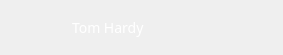
<?xml version="1.0" encoding="UTF-8"?>
<ui version="4.0">
 <class>UserListItem</class>
 <widget class="QWidget" name="UserListItem">
  <property name="geometry">
   <rect>
    <x>0</x>
    <y>0</y>
    <width>283</width>
    <height>55</height>
   </rect>
  </property>
  <property name="windowTitle">
   <string>Form</string>
  </property>
  <property name="styleSheet">
   <string notr="true"/>
  </property>
  <layout class="QHBoxLayout" name="horizontalLayout">
   <property name="spacing">
    <number>12</number>
   </property>
   <property name="leftMargin">
    <number>12</number>
   </property>
   <property name="topMargin">
    <number>1</number>
   </property>
   <property name="rightMargin">
    <number>12</number>
   </property>
   <property name="bottomMargin">
    <number>1</number>
   </property>
   <item>
    <widget class="UserAvatarWidget" name="avatar" native="true">
     <property name="sizePolicy">
      <sizepolicy hsizetype="Fixed" vsizetype="Fixed">
       <horstretch>0</horstretch>
       <verstretch>0</verstretch>
      </sizepolicy>
     </property>
     <property name="minimumSize">
      <size>
       <width>48</width>
       <height>48</height>
      </size>
     </property>
     <property name="maximumSize">
      <size>
       <width>48</width>
       <height>48</height>
      </size>
     </property>
    </widget>
   </item>
   <item>
    <widget class="QLabel" name="label_username">
     <property name="sizePolicy">
      <sizepolicy hsizetype="Expanding" vsizetype="Preferred">
       <horstretch>0</horstretch>
       <verstretch>0</verstretch>
      </sizepolicy>
     </property>
     <property name="font">
      <font>
       <family>Noto Sans CJK SC Light</family>
       <pointsize>-1</pointsize>
      </font>
     </property>
     <property name="styleSheet">
      <string notr="true">QLabel{
		font-family:&quot;Noto Sans CJK SC Light&quot;;
	font-size:14px;
	color:white;
	background-color:transparent;
}</string>
     </property>
     <property name="text">
      <string>Tom Hardy</string>
     </property>
    </widget>
   </item>
   <item>
    <spacer name="horizontalSpacer">
     <property name="orientation">
      <enum>Qt::Horizontal</enum>
     </property>
     <property name="sizeHint" stdset="0">
      <size>
       <width>40</width>
       <height>20</height>
      </size>
     </property>
    </spacer>
   </item>
   <item>
    <widget class="QLabel" name="label_logined">
     <property name="sizePolicy">
      <sizepolicy hsizetype="Fixed" vsizetype="Fixed">
       <horstretch>0</horstretch>
       <verstretch>0</verstretch>
      </sizepolicy>
     </property>
     <property name="minimumSize">
      <size>
       <width>14</width>
       <height>14</height>
      </size>
     </property>
     <property name="maximumSize">
      <size>
       <width>14</width>
       <height>14</height>
      </size>
     </property>
     <property name="text">
      <string/>
     </property>
    </widget>
   </item>
  </layout>
 </widget>
 <customwidgets>
  <customwidget>
   <class>UserAvatarWidget</class>
   <extends>QWidget</extends>
   <header location="global">useravatarwidget.h</header>
   <container>1</container>
  </customwidget>
 </customwidgets>
 <resources/>
 <connections/>
</ui>
